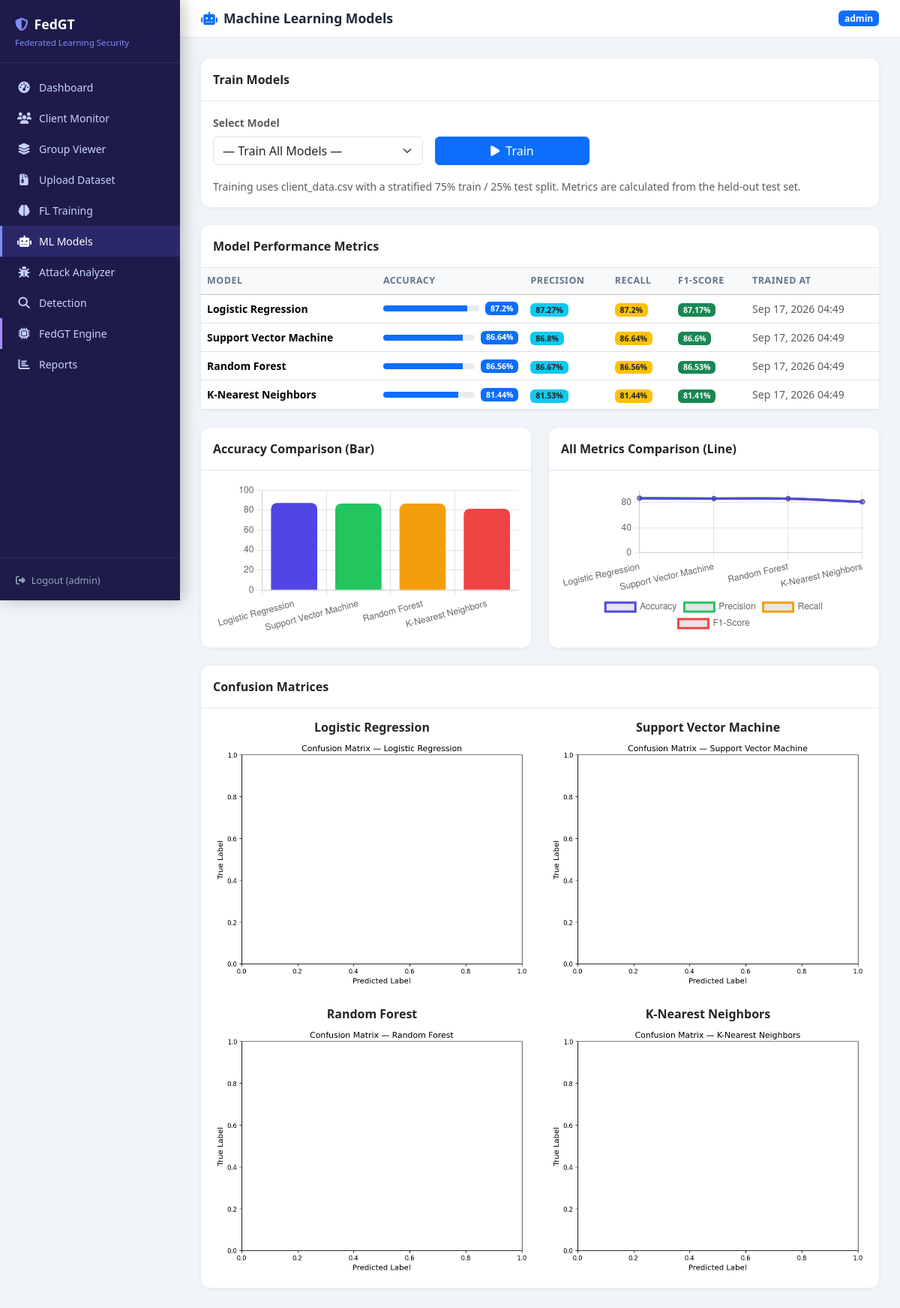
The app's page /models/ (signed in) with its own data.
### core/models.py (models this page shows, shortened)
class TrainedModel(models.Model):
    MODEL_CHOICES = [
        ('random_forest', 'Random Forest'),
        ('logistic_regression', 'Logistic Regression'),
        ('svm', 'Support Vector Machine'),
        ('knn', 'K-Nearest Neighbors'),
    ]
    name = models.CharField(max_length=50, choices=MODEL_CHOICES)
    accuracy = models.FloatField(default=0)
    precision = models.FloatField(default=0)
    recall = models.FloatField(default=0)
    f1_score = models.FloatField(default=0)
    trained_at = models.DateTimeField(auto_now=True)
    confusion_matrix_json = models.TextField(default='[]')

### core/views.py (the view, shortened to what this page needs)
# urls.py: path('models/', views.ml_models, name='ml_models'),
@login_required
def ml_models(request):
    trained = TrainedModel.objects.all().order_by('-accuracy')
    model_labels_list = list(MODEL_LABELS.items())
    names = [MODEL_LABELS.get(m.name, m.name) for m in trained]
    accs = [m.accuracy for m in trained]
    precs = [m.precision for m in trained]
    recs = [m.recall for m in trained]
    f1s = [m.f1_score for m in trained]
    cm_images = {}
    for m in trained:
        try:
            cm = np.array(json.loads(m.confusion_matrix_json))
            if cm.size == 0:
                continue
            fig, ax = plt.subplots(figsize=(8, 6))
            unique_labels = sorted(set(
                ClientData.objects.values_list('label', flat=True)
            ))
            sns.heatmap(cm, annot=True, fmt='d', cmap='Blues', ax=ax,
                        xticklabels=unique_labels, yticklabels=unique_labels)
            ax.set_xlabel('Predicted Label', fontsize=12)
            ax.set_ylabel('True Label', fontsize=12)
            ax.set_title(f'Confusion Matrix — {MODEL_LABELS.get(m.name, m.name)}', fontsize=13)
            cm_images[m.name] = fig_to_base64(fig)
        except Exception:
            pass
    ctx = {
        'trained': trained,
        'model_labels': model_labels_list,
        'chart_names': json.dumps(names),
        'chart_accs': json.dumps(accs),
        'chart_precs': json.dumps(precs),
        'chart_recs': json.dumps(recs),
        'chart_f1s': json.dumps(f1s),
        'cm_images': cm_images,
    }
    return render(request, 'core/ml_models.html', ctx)

### core/templatetags/core_extras.py (called while the page is built)
@register.filter
def get_item(dictionary, key):
    return dictionary.get(key)

### core/views.py (called while the page is built)
def fig_to_base64(fig):
    buf = io.BytesIO()
    fig.savefig(buf, format='png', bbox_inches='tight', dpi=120)
    buf.seek(0)
    data = base64.b64encode(buf.read()).decode('utf-8')
    plt.close(fig)
    return data

### templates/core/ml_models.html (shortened to what this page needs)
{% extends 'core/base.html' %}
{% load core_extras %}
{% block page_title %}<i class="fa-solid fa-robot me-2 text-primary"></i>Machine Learning Models{% endblock %}
{% block content %}
<div class="card mb-4">
  <div class="card-header py-3">Train Models</div>
  <div class="card-body">
    <form method="post" class="row g-3 align-items-end">
      <div class="col-md-4">
        <label class="form-label fw-semibold small text-muted">Select Model</label>
        <select name="model_key" class="form-select">
          <option value="all">— Train All Models —</option>
        </select>
      </div>
      <div class="col-md-3">
        <button type="submit" class="btn btn-primary w-100">
          <i class="fa-solid fa-play me-2"></i>Train
        </button>
      </div>
      <div class="col-12">
        <small class="text-muted">Training uses client_data.csv with a stratified 75% train / 25% test split. Metrics are calculated from the held-out test set.</small>
      </div>
    </form>
  </div>
</div>
{% if trained %}
<div class="card mb-4">
  <div class="card-header py-3">Model Performance Metrics</div>
  <div class="card-body p-0">
    <table class="table mb-0">
      <thead class="table-light">
        <tr><th>Model</th><th>Accuracy</th><th>Precision</th><th>Recall</th><th>F1-Score</th><th>Trained At</th></tr>
      </thead>
      <tbody>
        {% for m in trained %}
        <tr>
          <td class="fw-semibold">{{ m.get_name_display }}</td>
          <td>
            <div class="d-flex align-items-center gap-2">
              <div class="progress flex-grow-1" style="height:8px;width:80px;">
                <div class="progress-bar bg-primary" style="width:{{ m.accuracy }}%"></div>
              </div>
              <span class="badge bg-primary">{{ m.accuracy }}%</span>
            </div>
          </td>
          <td><span class="badge bg-info text-dark">{{ m.precision }}%</span></td>
          <td><span class="badge bg-warning text-dark">{{ m.recall }}%</span></td>
          <td><span class="badge bg-success">{{ m.f1_score }}%</span></td>
          <td class="text-muted small">{{ m.trained_at|date:"M d, Y H:i" }}</td>
        </tr>
        {% endfor %}
      </tbody>
    </table>
  </div>
</div>
<div class="row g-4 mb-4">
  <div class="col-md-6">
    <div class="card h-100">
      <div class="card-header py-3">Accuracy Comparison (Bar)</div>
      <div class="card-body">
        <canvas id="accBar" style="max-height:260px;"></canvas>
      </div>
    </div>
  </div>
  <div class="col-md-6">
    <div class="card h-100">
      <div class="card-header py-3">All Metrics Comparison (Line)</div>
      <div class="card-body">
        <canvas id="metricsLine" style="max-height:260px;"></canvas>
      </div>
    </div>
  </div>
</div>
<div class="card mb-4">
  <div class="card-header py-3">Confusion Matrices</div>
  <div class="card-body">
    <div class="row g-4">
      {% for m in trained %}
        {% if m.name in cm_images %}
        <div class="col-md-6">
          <h6 class="text-center fw-semibold mb-2">{{ m.get_name_display }}</h6>
          <img class="img-fluid rounded" alt="CM {{ m.name }}">
        </div>
        {% endif %}
      {% endfor %}
    </div>
  </div>
</div>
{% endif %}
{% endblock %}
{% block scripts %}
<script>
const names = {{ chart_names|safe }};
const accs  = {{ chart_accs|safe }};
const precs = {{ chart_precs|safe }};
const recs  = {{ chart_recs|safe }};
const f1s   = {{ chart_f1s|safe }};
{% if trained %}
new Chart(document.getElementById('accBar'), {
  type: 'bar',
  data: {
    labels: names,
    datasets: [{ label: 'Accuracy (%)', data: accs, backgroundColor: ['#4f46e5','#22c55e','#f59e0b','#ef4444'], borderRadius: 8 }]
  },
  options: { plugins: { legend: { display: false } }, scales: { y: { min: 0, max: 100 } } }
});
new Chart(document.getElementById('metricsLine'), {
  type: 'line',
  data: {
    labels: names,
    datasets: [
      { label: 'Accuracy', data: accs, borderColor: '#4f46e5', tension: 0.3 },
      { label: 'Precision', data: precs, borderColor: '#22c55e', tension: 0.3 },
      { label: 'Recall', data: recs, borderColor: '#f59e0b', tension: 0.3 },
      { label: 'F1-Score', data: f1s, borderColor: '#ef4444', tension: 0.3 },
    ]
  },
  options: { plugins: { legend: { position: 'bottom' } }, scales: { y: { min: 0, max: 100 } } }
});
{% endif %}
</script>
{% endblock %}

### templates/core/base.html (shortened to what this page needs)
<!DOCTYPE html>
<html lang="en">
<head>
<link href="https://cdnjs.cloudflare.com/ajax/libs/bootstrap/5.3.2/css/bootstrap.min.css" rel="stylesheet">
<link href="https://cdnjs.cloudflare.com/ajax/libs/font-awesome/6.4.0/css/all.min.css" rel="stylesheet">
</head>
<body>
{% if user.is_authenticated %}
<div class="sidebar">
  <div class="sidebar-brand">
    <h5><i class="fa-solid fa-shield-halved me-2" style="color:#818cf8"></i>FedGT</h5>
    <small>Federated Learning Security</small>
  </div>
  <nav class="sidebar-nav">
    <a href="{% url 'dashboard' %}" class="{% if request.resolver_match.url_name == 'dashboard' %}active{% endif %}">
      <i class="fa-solid fa-gauge-high"></i> Dashboard
    </a>
    <a href="{% url 'client_monitor' %}" class="{% if request.resolver_match.url_name == 'client_monitor' %}active{% endif %}">
      <i class="fa-solid fa-users"></i> Client Monitor
    </a>
    <a href="{% url 'group_viewer' %}" class="{% if request.resolver_match.url_name == 'group_viewer' %}active{% endif %}">
      <i class="fa-solid fa-layer-group"></i> Group Viewer
    </a>
    <a href="{% url 'upload_dataset' %}" class="{% if request.resolver_match.url_name == 'upload_dataset' %}active{% endif %}">
      <i class="fa-solid fa-file-zipper"></i> Upload Dataset
    </a>
    <a href="{% url 'training_dashboard' %}" class="{% if request.resolver_match.url_name == 'training_dashboard' %}active{% endif %}">
      <i class="fa-solid fa-brain"></i> FL Training
    </a>
    <a href="{% url 'ml_models' %}" class="{% if request.resolver_match.url_name == 'ml_models' %}active{% endif %}">
      <i class="fa-solid fa-robot"></i> ML Models
    </a>
    <a href="{% url 'attack_analyzer' %}" class="{% if request.resolver_match.url_name == 'attack_analyzer' %}active{% endif %}">
      <i class="fa-solid fa-bug"></i> Attack Analyzer
    </a>
    <a href="{% url 'detection' %}" class="{% if request.resolver_match.url_name == 'detection' %}active{% endif %}">
      <i class="fa-solid fa-magnifying-glass"></i> Detection
    </a>
    <a href="{% url 'fedgt_dashboard' %}" class="{% if request.resolver_match.url_name == 'fedgt_dashboard' %}active{% endif %}" style="border-left-color:#a78bfa;">
      <i class="fa-solid fa-microchip"></i> FedGT Engine
    </a>
    <a href="{% url 'reports' %}" class="{% if request.resolver_match.url_name == 'reports' %}active{% endif %}">
      <i class="fa-solid fa-chart-bar"></i> Reports
    </a>
  </nav>
  <div class="sidebar-footer">
    <form method="post" action="{% url 'logout' %}" class="m-0">
      <button type="submit" class="btn btn-link p-0 text-decoration-none" style="color:#94a3b8;font-size:.8rem;">
        <i class="fa-solid fa-right-from-bracket me-2"></i>Logout ({{ user.username }})
      </button>
    </form>
  </div>
</div>
<div class="main-wrap">
  <div class="topbar">
    <h4>{% block page_title %}Dashboard{% endblock %}</h4>
    <div class="d-flex align-items-center gap-3">
      <span class="badge bg-primary">{{ user.username }}</span>
    </div>
  </div>
  <div class="page-content">
    {% block content %}{% endblock %}
  </div>
</div>
{% else %}
{% block auth_content %}{% endblock %}
{% endif %}
{% block scripts %}{% endblock %}
</body>
</html>

### templates/core/base.html (style rules this page uses)
:root { --sidebar-w: 240px; --accent: #4f46e5; --accent-light: #818cf8; --danger: #ef4444; --success: #22c55e; --card-radius: 12px; }
body { background: #f1f5f9; font-family: 'Segoe UI', sans-serif; }
.sidebar { position: fixed; top: 0; left: 0; height: 100vh; width: var(--sidebar-w); background: #1e1b4b; display: flex; flex-direction: column; z-index: 1000; box-shadow: 4px 0 20px rgba(0,0,0,.25); }
.sidebar-brand { padding: 22px 20px 16px; border-bottom: 1px solid rgba(255,255,255,.08); }
.sidebar-brand h5 { color: #fff; font-weight: 700; margin: 0; font-size: 1.1rem; }
.sidebar-brand small { color: var(--accent-light); font-size: .72rem; }
.sidebar-nav { flex: 1; padding: 12px 0; overflow-y: auto; }
.sidebar-nav a { display: flex; align-items: center; gap: 11px; padding: 10px 20px; color: #c7d2fe; text-decoration: none; font-size: .875rem; border-left: 3px solid transparent; transition: all .2s; }
.sidebar-nav a:hover, .sidebar-nav a.active { background: rgba(99,102,241,.18); color: #fff; border-left-color: var(--accent-light); }
.sidebar-nav a i { width: 18px; text-align: center; font-size: .95rem; }
.sidebar-footer { padding: 16px 20px; border-top: 1px solid rgba(255,255,255,.08); }
.main-wrap { margin-left: var(--sidebar-w); min-height: 100vh; }
.topbar { background: #fff; padding: 14px 28px; border-bottom: 1px solid #e2e8f0; display: flex; align-items: center; justify-content: space-between; position: sticky; top: 0; z-index: 100; }
.topbar h4 { margin: 0; font-weight: 700; color: #1e293b; font-size: 1.1rem; }
.page-content { padding: 28px; }
.card { border: none; border-radius: var(--card-radius); box-shadow: 0 1px 6px rgba(0,0,0,.07); }
.card-header { background: transparent; border-bottom: 1px solid #e2e8f0; font-weight: 600; }
.table th { font-size: .78rem; text-transform: uppercase; letter-spacing: .04em; color: #64748b; font-weight: 700; }
.table td { font-size: .875rem; vertical-align: middle; }

### records on screen
TrainedModel: name "Logistic Regression", accuracy "87.2", precision "87.27", recall "87.2", f1_score "87.17", trained_at "Sep 17, 2026 04:49"
TrainedModel: name "Support Vector Machine", accuracy "86.64", precision "86.8", recall "86.64", f1_score "86.6", trained_at "Sep 17, 2026 04:49"
TrainedModel: name "Random Forest", accuracy "86.56", precision "86.67", recall "86.56", f1_score "86.53", trained_at "Sep 17, 2026 04:49"
TrainedModel: name "K-Nearest Neighbors", accuracy "81.44", precision "81.53", recall "81.44", f1_score "81.41", trained_at "Sep 17, 2026 04:49"

### other values on screen
{{ user.username }} "admin"
chart data {{ chart_accs|safe }} [87.2, 86.64, 86.56, 81.44]
chart data {{ chart_precs|safe }} [87.27, 86.8, 86.67, 81.53]
